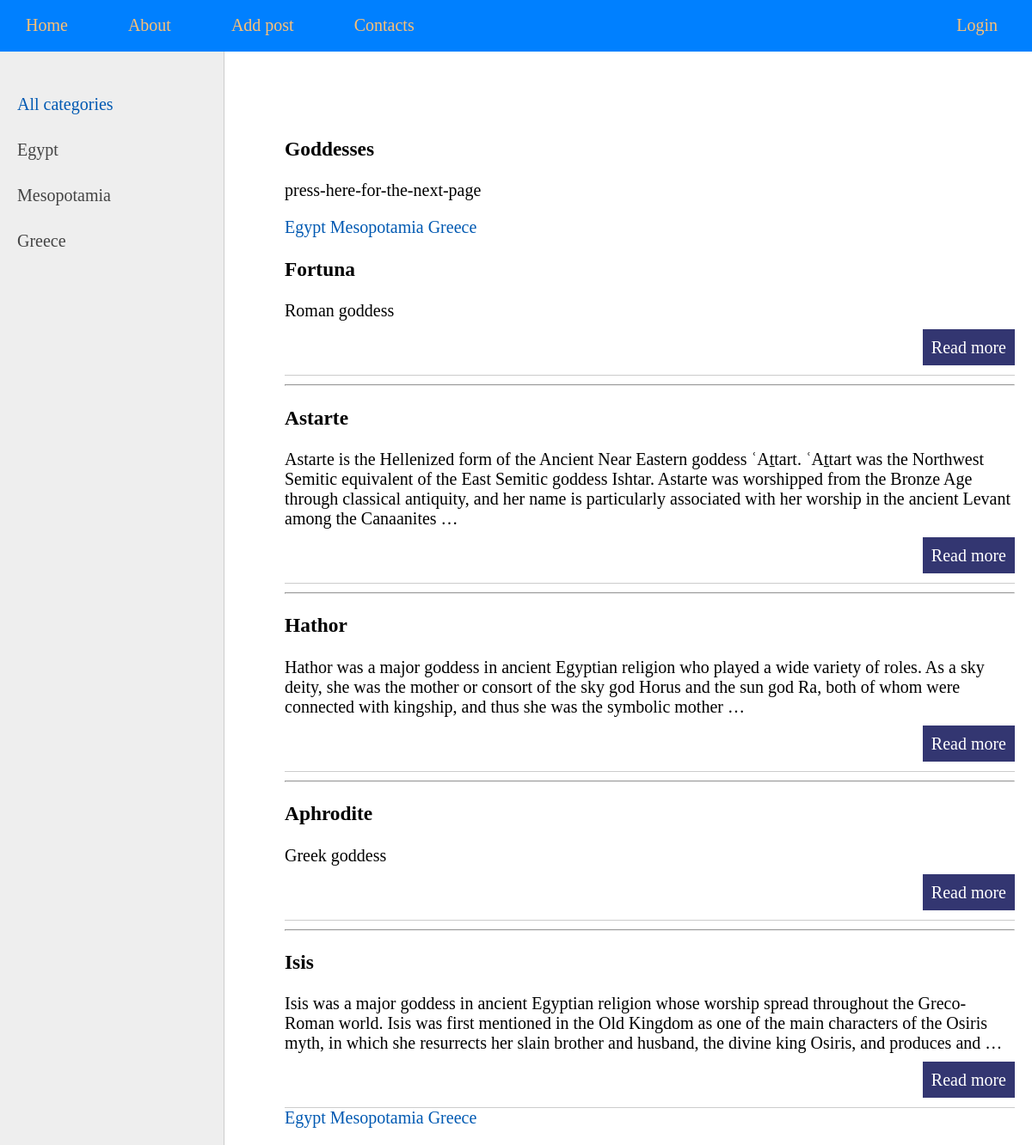
Before: / with the older database file.
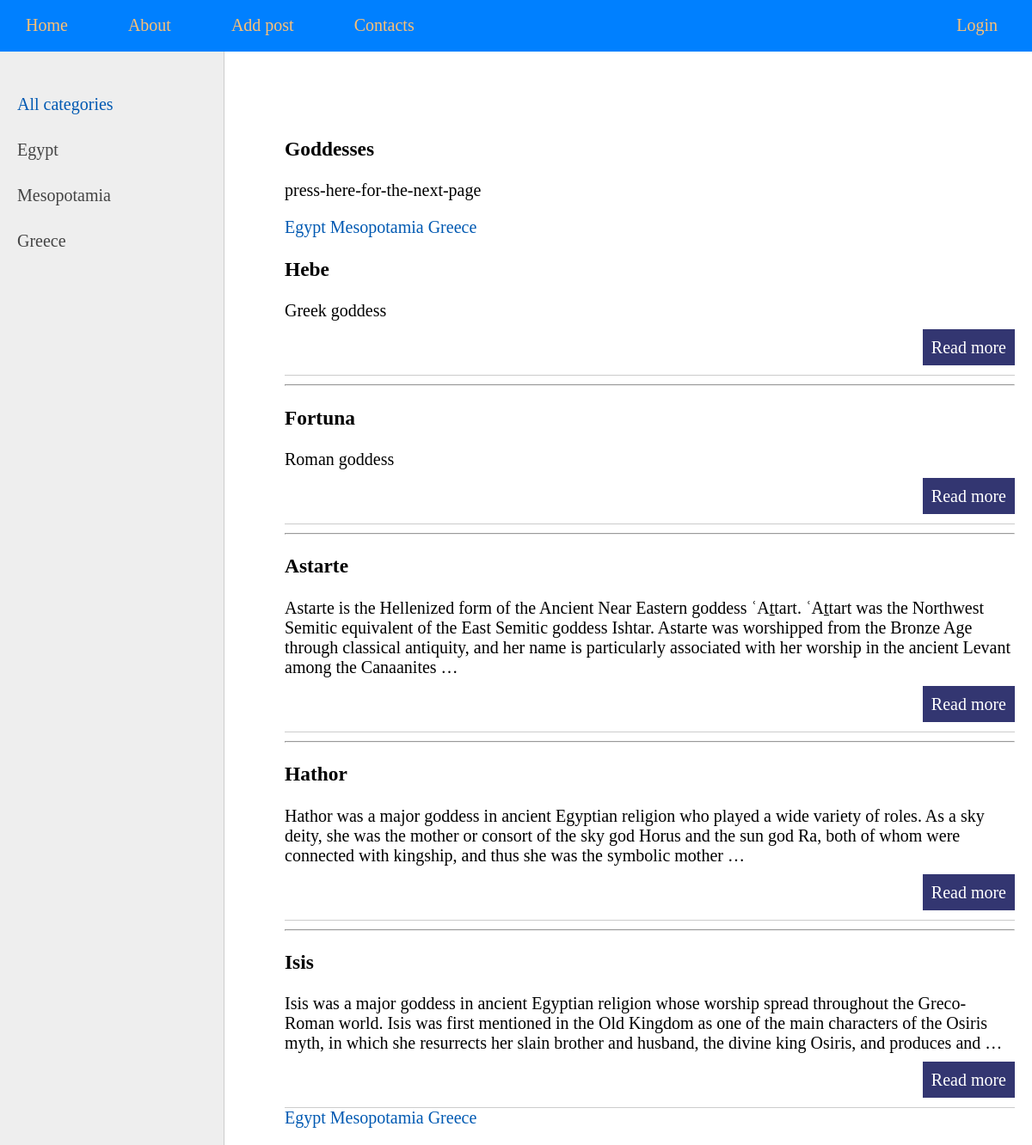
After: the same page with the newer database file.
### goddesses/models.py (models this page shows, shortened)
class Goddesses(models.Model):
    class Status(models.IntegerChoices):
        DRAFT = 0, 'Draft'
        PUBLISHED = 1, 'Published'
    title = models.CharField(max_length=255)
    slug = models.SlugField(max_length=255, unique=True, db_index=True)
    content = models.TextField(blank=True)
    time_create = models.DateTimeField(auto_now_add=True)
    time_update = models.DateTimeField(auto_now=True)
    is_published = models.BooleanField(choices=Status.choices, default=Status.DRAFT)
    objects = models.Manager()
    published = PublishedManager()
    class Meta:
        ordering = ['-time_create']
        indexes = [
            models.Index(fields=['-time_create'])
        ]
    def get_absolute_url(self):
        return reverse('goddess', kwargs={'post_slug': self.slug})

### goddesses/views.py (the view)
# urls.py: path('', views.index, name='home'),
def index(request):
    posts = Goddesses.published.all()
    data = {
        'title': "Goddesses",
        'menu': menu,
        'posts': posts,
        'url': slugify("press here for the next page"),
        'cat_selected': 0,
    }
    return render(request, 'goddesses/index.html', context=data)

### goddesses/models.py (called while the page is built)
    def get_queryset(self):
        return super().get_queryset().filter(is_published=Goddesses.Status.PUBLISHED)

### goddesses/templatetags/gods_tags.py (called while the page is built)
@register.inclusion_tag('goddesses/list_categories.html')
def show_categories(cat_selected=0):
    cats = views.cats_db
    return {'cats': cats, 'cat_selected': cat_selected}

### goddesses/templates/goddesses/index.html (shortened to what this page needs)
{% extends 'base.html' %}
{% block content %}
     <h3>{{ title|capfirst }}</h3>
     <p>{{ url }}</p>
{% include 'goddesses/includes/nav.html' %}
<ul class="list-articles">
     {% for post in posts %}
             <li>
                  <h3> {{ post.title }} </h3>
                  <p> {{ post.content|truncatewords:50 }} </p>
                 <p class="link-read-post"> <a href="{{ post.get_absolute_url }}"> Read more </a></p>
             </li>
            {% if not forloop.last %}
                <hr>
             {% endif %}
     {% endfor %}
</ul>
{% include 'goddesses/includes/nav.html' %}
{% endblock %}

### templates/base.html (shortened to what this page needs)
{% load static %}
{% load gods_tags %}
<!DOCTYPE html>
<html lang="en">
<head>
    <link type="text/css" href="{% static 'goddesses/css/styles.css' %}" rel="stylesheet"/>
</head>
<body>
<table class="table-content" border=0 cellpadding="0" cellspacing="0">
    <tr>
        <td valign=top>
            {% block mainmenu %}
            <div class="header">
                <ul id="mainmenu" class="mainmenu">
                    <li><a href="{% url 'home' %}">Home</a></li>
                    {% for item in menu  %}
                        {% if not forloop.last %}<li>{% else %}<li class="last">{% endif %}
                            <a href="{% url item.url_name %}"> {{ item.title }} </a>
                        </li>
                    {% endfor %}
                </ul>
            </div>
            {% endblock mainmenu %}
            <table class="table-content" border=0 cellpadding="0" cellspacing="0">
                <tr>
                    <td valign="top" class="left-chapters">
                        <ul id="leftchapters">
                            {% if cat_selected == 0 or cat_selected is None %}
                                <li class="selected">All categories</li>
                            {% else %}
                                <li><a href="{% url 'home' %}">All categories</a></li>
                            {% endif %}
                            {% show_categories cat_selected %}
                        </ul>
                    </td>
                    <td valign="top" class="content">
                        <div class="content-text">
                            {% block content %}
                            {% endblock %}
                        </div>
                    </td>
                </tr>
            </table>
        </td>
    </tr>
</table>
</body>
</html>

### goddesses/templates/goddesses/list_categories.html
{% for cat in cats %}
    {% if cat.id == cat_selected %}
        <li class="selected">{{ cat.name }}</li>
    {% else %}
        <li><a href="{% url 'category' cat.id %}">{{ cat.name }}</a></li>
    {% endif %}
{% endfor %}

### goddesses/templates/goddesses/includes/nav.html
<nav>
  <a href="#">Egypt</a>
  <a href="#">Mesopotamia</a>
  <a href="#">Greece</a>
</nav>

### goddesses/static/goddesses/css/styles.css (style rules this page uses)
html, body { font-family: 'Georgia'; margin: 0; padding: 0; height: 100%; width: 100%; color: #444; }
a { color: #0059b2; text-decoration: none; }
p.link-read-post { text-align: right; }
p.link-read-post a { padding: 10px; min-width: 100px; background: #333671; color: #fff; text-decoration: none; }
ul.list-articles { list-style: none; margin: 0; padding: 0; }
ul.list-articles li { border-bottom: 1px solid #ccc; }
.header { background-color: #0080FF; height: 60px; }
ul.mainmenu { list-style: none; margin: 0; padding: 0; height: 60px; color: #fdc073; font-size: 20px; overflow: hidden; }
ul.mainmenu li { float: left; margin: 18px 40px 0 30px; }
ul.mainmenu li.last { float: right; }
ul.mainmenu li a { color: #fdc073; text-decoration: none; }
.table-content { width: 100%; min-height: 100%; height: 100%; }
.left-chapters { margin: 0; background: #eee; border-right: 1px solid #ccc; }
.left-chapters ul { width: 230px; margin: 0; padding: 20px 10px 10px 20px; list-style: none; font-size: 20px; }
.left-chapters ul li { margin: 30px 0 0 0; color: #999; }
.left-chapters ul li.selected { color: #0059b2; }
.left-chapters ul li a { color: #444; text-decoration: none; }
.content { padding: 40px 20px 20px 40px; width: 100%; box-sizing: border-box; }
.content-text { margin: 60px 0 0 30px; color: #000; font-size: 20px; font-family: Yandex Sans Display Light; }

Changed rows visible on the page:
no longer on this page (row edited): Goddesses: title "Aphrodite", content "Greek goddess"
now on this page (row edited): Goddesses: title "Hebe", content "Greek goddess"
